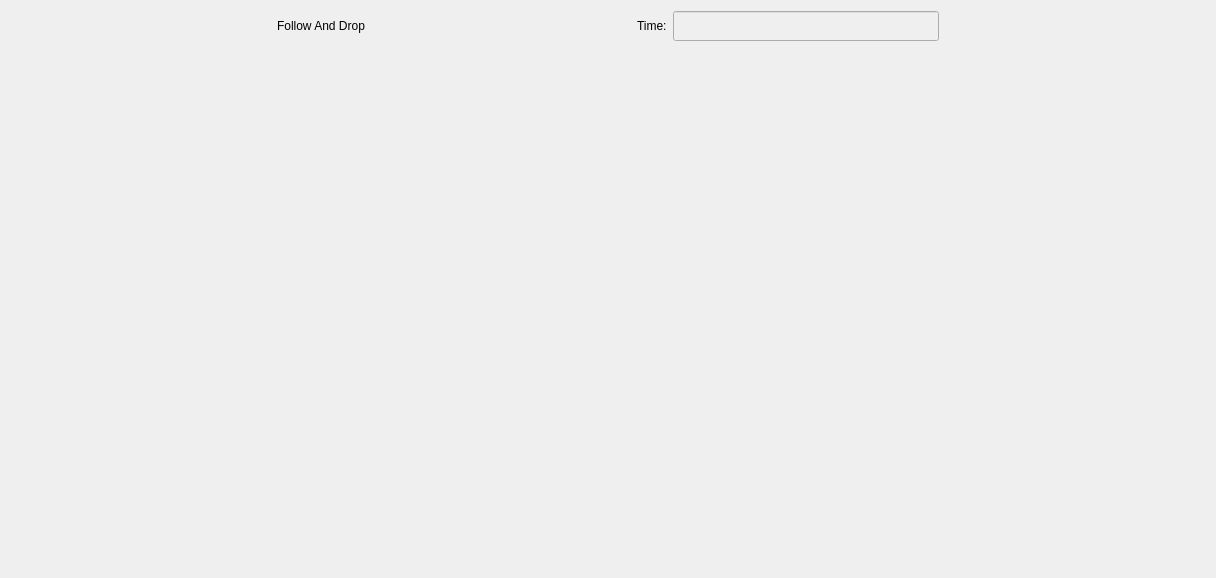
<?xml version="1.0" encoding="UTF-8"?>
<ui version="4.0">
 <class>GameWidget</class>
 <widget class="QWidget" name="GameWidget">
  <property name="geometry">
   <rect>
    <x>0</x>
    <y>0</y>
    <width>1216</width>
    <height>578</height>
   </rect>
  </property>
  <property name="windowTitle">
   <string>Follow And Drop - Jeu</string>
  </property>
  <layout class="QVBoxLayout" name="verticalLayout_2">
   <item>
    <layout class="QVBoxLayout" name="verticalLayout">
     <item>
      <layout class="QHBoxLayout" name="horizontalLayout">
       <item>
        <spacer name="horizontalSpacer_2">
         <property name="orientation">
          <enum>Qt::Horizontal</enum>
         </property>
         <property name="sizeHint" stdset="0">
          <size>
           <width>40</width>
           <height>20</height>
          </size>
         </property>
        </spacer>
       </item>
       <item>
        <widget class="QLabel" name="label">
         <property name="text">
          <string>Follow And Drop</string>
         </property>
        </widget>
       </item>
       <item>
        <spacer name="horizontalSpacer_3">
         <property name="orientation">
          <enum>Qt::Horizontal</enum>
         </property>
         <property name="sizeHint" stdset="0">
          <size>
           <width>40</width>
           <height>20</height>
          </size>
         </property>
        </spacer>
       </item>
       <item>
        <widget class="QLabel" name="labelTime">
         <property name="text">
          <string>Time:</string>
         </property>
        </widget>
       </item>
       <item>
        <widget class="QLineEdit" name="chronoTime">
         <property name="enabled">
          <bool>false</bool>
         </property>
         <property name="minimumSize">
          <size>
           <width>50</width>
           <height>30</height>
          </size>
         </property>
         <property name="text">
          <string/>
         </property>
         <property name="readOnly">
          <bool>false</bool>
         </property>
        </widget>
       </item>
       <item>
        <spacer name="horizontalSpacer">
         <property name="orientation">
          <enum>Qt::Horizontal</enum>
         </property>
         <property name="sizeHint" stdset="0">
          <size>
           <width>40</width>
           <height>20</height>
          </size>
         </property>
        </spacer>
       </item>
      </layout>
     </item>
     <item>
      <layout class="QHBoxLayout" name="horizontalLayout_2">
       <item>
        <spacer name="horizontalSpacer_8">
         <property name="orientation">
          <enum>Qt::Horizontal</enum>
         </property>
         <property name="sizeHint" stdset="0">
          <size>
           <width>40</width>
           <height>20</height>
          </size>
         </property>
        </spacer>
       </item>
       <item>
        <widget class="Game" name="myGame" native="true">
         <property name="minimumSize">
          <size>
           <width>500</width>
           <height>300</height>
          </size>
         </property>
         <property name="maximumSize">
          <size>
           <width>700</width>
           <height>700</height>
          </size>
         </property>
        </widget>
       </item>
       <item>
        <spacer name="horizontalSpacer_7">
         <property name="orientation">
          <enum>Qt::Horizontal</enum>
         </property>
         <property name="sizeHint" stdset="0">
          <size>
           <width>40</width>
           <height>20</height>
          </size>
         </property>
        </spacer>
       </item>
       <item>
        <widget class="WebCamWindow" name="webcamWidget" native="true">
         <property name="minimumSize">
          <size>
           <width>600</width>
           <height>500</height>
          </size>
         </property>
        </widget>
       </item>
      </layout>
     </item>
    </layout>
   </item>
  </layout>
 </widget>
 <customwidgets>
  <customwidget>
   <class>Game</class>
   <extends>QWidget</extends>
   <header>game.h</header>
   <container>1</container>
   <slots>
    <slot>clicked()</slot>
   </slots>
  </customwidget>
  <customwidget>
   <class>WebCamWindow</class>
   <extends>QWidget</extends>
   <header>webcamwindow.h</header>
   <container>1</container>
  </customwidget>
 </customwidgets>
 <resources/>
 <connections/>
 <slots>
  <slot>clicked()</slot>
 </slots>
</ui>
